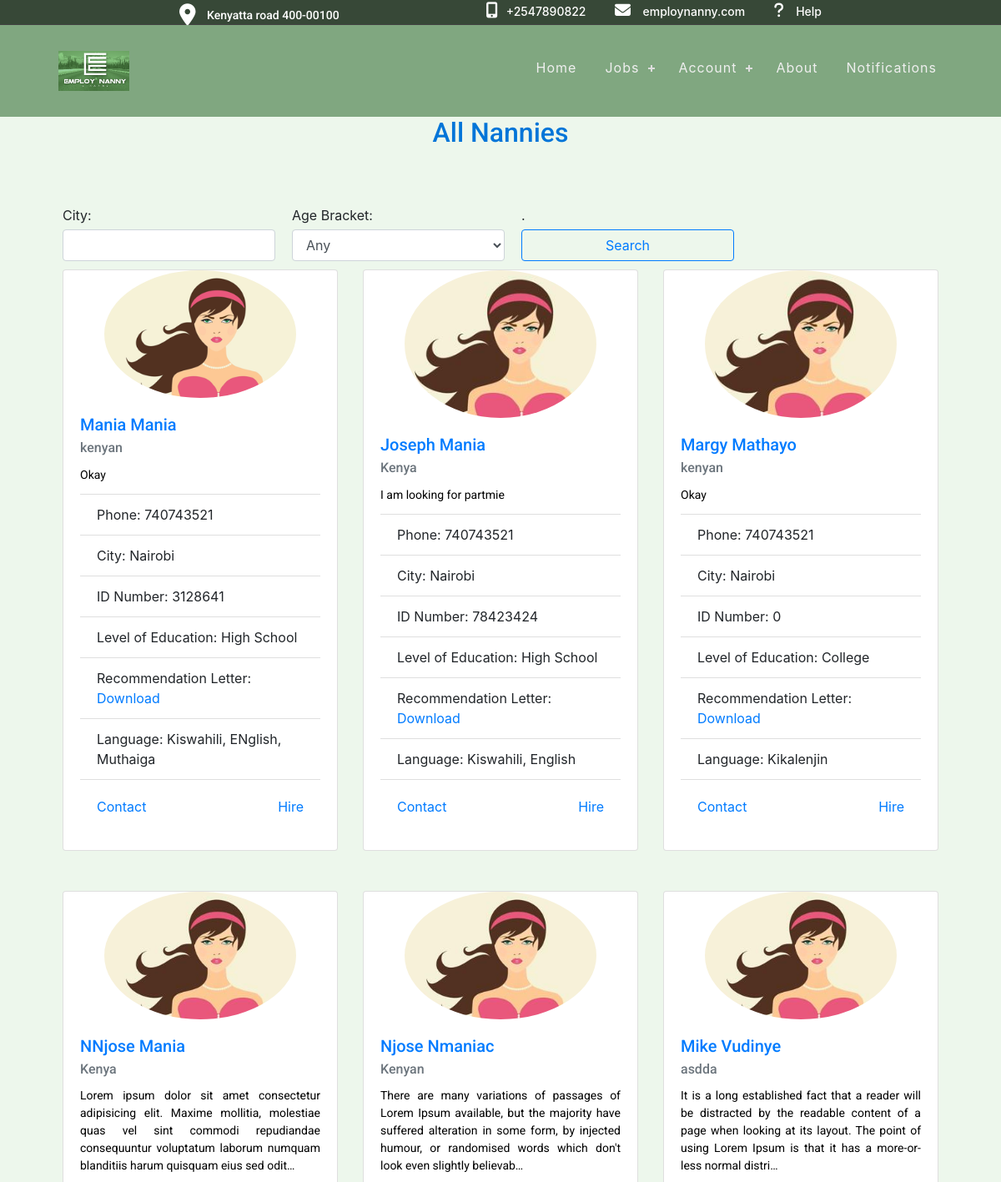
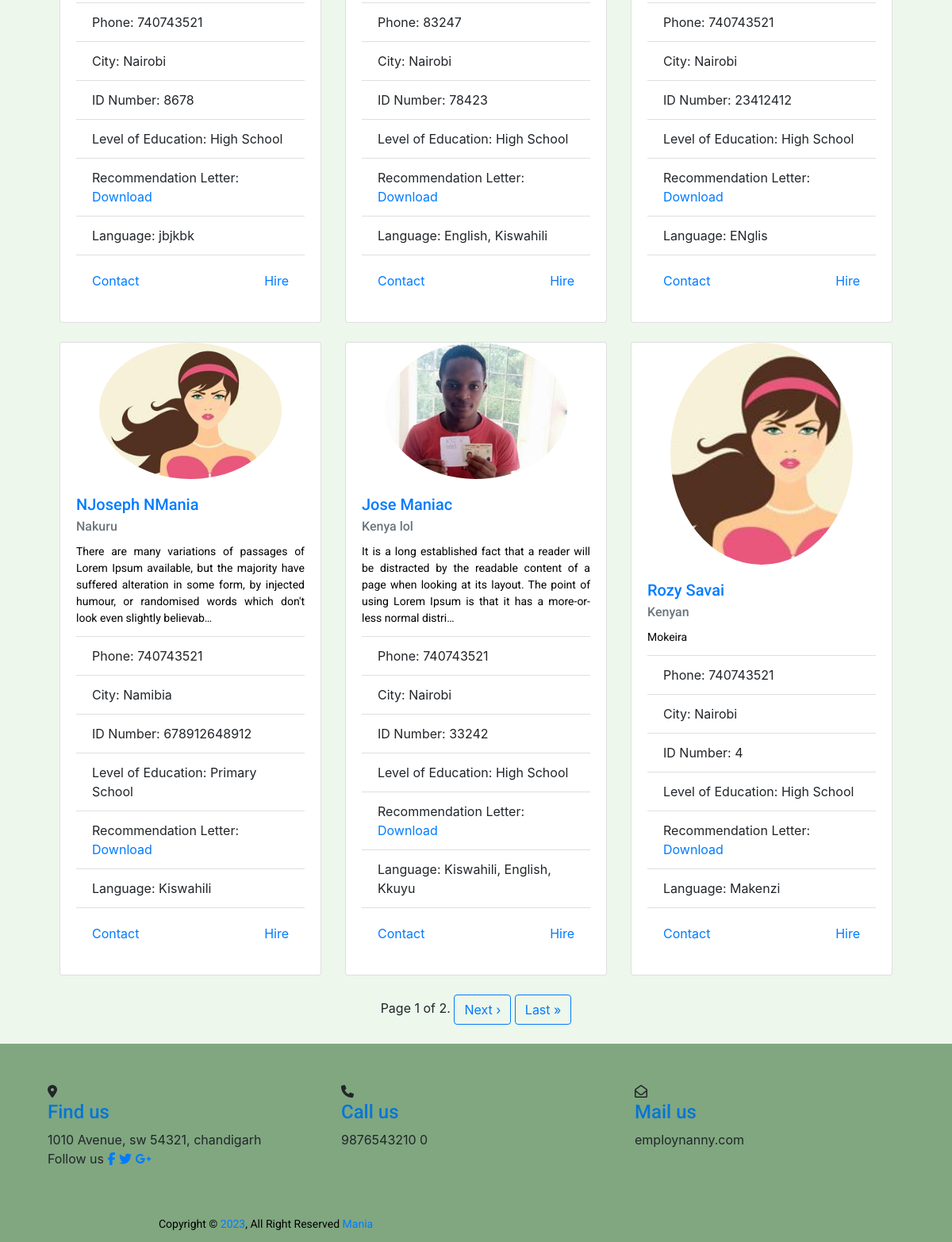
The page /nannies on the database its author committed (2 pictures, top to bottom).
### users/models.py (models this page shows, shortened)
class NannyDetails(models.Model):
    user = models.OneToOneField(User, on_delete=models.CASCADE)
    first_name = models.CharField(max_length=100)
    last_name = models.CharField(max_length=100)
    phone = models.IntegerField(default=0)
    city = models.CharField(max_length=100)
    address = models.CharField(max_length=200)
    id_number = models.IntegerField(default=0)
    level_of_education = models.CharField(
        max_length=100, choices=HIGHEST_LEVEL_EDUCATION)
    recommendation_letter = models.FileField(
        upload_to='recommendations/', null=True, blank=True)
    id_front_image = models.ImageField(
        upload_to='id_images/', default=0)
    id_back_image = models.ImageField(
        upload_to='id_images/', default=0)
    good_conduct_certificate = models.FileField(
        upload_to='good_conduct/', null=True, blank=True)
    nationality = models.CharField(max_length=100, choices=NATIONALITY_CHOICES)
    availability = models.CharField(
        max_length=100, choices=AVAILABILITY_CHOICES)
    language = models.CharField(max_length=200)
    date_joined = models.DateTimeField(auto_now_add=True)
    years_of_experience = models.IntegerField(default=0)
    age_bracket = models.CharField(
        max_length=100, choices=AGE_GROUP_CHOICES, default="N/A")
    description = models.TextField(blank=True)
    image = models.ImageField(
        default='default.jpg', upload_to='nanny_profile_pics')

### jobapp/views.py (the view)
# urls.py: path("nannies", views.show_all_nannies, name="nannies"),
def show_all_nannies(request):
    city_query = request.GET.get('city', '')
    age_query = request.GET.get('age')
    if city_query and age_query:
        nannies = NannyDetails.objects.filter(
            city__icontains=city_query, age_bracket=age_query).order_by("-date_joined")
    elif city_query:
        nannies = NannyDetails.objects.filter(
            city__icontains=city_query).order_by("-date_joined")
    elif age_query:
        nannies = NannyDetails.objects.filter(
            age_bracket=age_query).order_by("-date_joined")
    else:
        nannies = NannyDetails.objects.all().order_by("-date_joined")
    paginator = Paginator(nannies, 9)
    page_number = request.GET.get('page')
    page_obj = paginator.get_page(page_number)
    age_query_value = age_query if age_query else ''
    context = {
        "page_obj": page_obj,
        "city_query": city_query,
        "age_query": AGE_GROUP_CHOICES,  # add age choices to context
        "selected_age_query": age_query_value,  # add selected_age_query to context
    }
    return render(request, "jobapp/nannies_available.html", context)

### jobapp/templatetags/jobapp_tags.py (called while the page is built)
@register.filter(name='has_group')
def has_group(user, group_name):
    return user.groups.filter(name=group_name).exists()

### jobapp/templates/jobapp/nannies_available.html (shortened to what this page needs)
{% extends 'jobapp/base.html' %}
{% block content %}
<h2 class="text-center">All Nannies</h2>
<div class="container" style="max-width: 90%">
<form method="GET" >
  <div class="form-row">
    <div class="form-group col-md-3">
      <label for="city">City:</label>
      <input type="text" class="form-control" id="city" name="city" value="{{ city_query }}">
    </div>
    <div class="form-group col-md-3">
      <label for="age">Age Bracket:</label>
      <select class="form-control" id="age" name="age">
        <option value="">Any</option>
      </select>
    </div>
    <div class="form-group col-md-3">
        <label for="age">.</label>
      <button type="submit" class="btn btn-outline-primary btn-block">Search</button>
    </div>
  </div>
</form>
  <div class="row justify-content-center mb-4 px-6">
    {% for nanny in page_obj %}
      <div class="col-md-4 mb-4">
        <div class="card h-100">
          <img class="card-img-top img-fluid nanny-image" src="{{ nanny.image.url }}" alt="Profile picture">
          <div class="card-body">
            <h5 class="card-title"><a href="{% url 'nanny_profile' nanny.id %}">{{ nanny.first_name }} {{ nanny.last_name }}</a></h5>
            <h6 class="card-subtitle mb-2 text-muted">{{ nanny.nationality }}</h6>
            <p class="card-text">{{ nanny.description|truncatechars:200 }}</p>
            <ul class="list-group list-group-flush">
              <li class="list-group-item">Phone: {{ nanny.phone }}</li>
              <li class="list-group-item">City: {{ nanny.city }}</li>
              <li class="list-group-item">ID Number: {{ nanny.id_number }}</li>
              <li class="list-group-item">Level of Education: {{ nanny.get_level_of_education_display }}</li>
              <li class="list-group-item">Recommendation Letter: {% if nanny.recommendation_letter %}<a href="{{ nanny.recommendation_letter.url }}">Download</a>{% else %}N/A{% endif %}</li>
              <li class="list-group-item">Language: {{ nanny.language }}</li>
            </ul>
            <div class="card-body d-flex justify-content-between align-items-end">
              <a href="#" class="card-link float-left">Contact</a>
              <a href="{% url 'direct_contract' nanny.id %}" class="card-link ml-auto">Hire</a>
            </div>
          </div>
        </div>
      </div>
      {% if forloop.counter|divisibleby:3 %}
        </div><div class="row justify-content-center">
      {% endif %}
    {% endfor %}
  </div>
</div>
{% if page_obj.has_other_pages %}
  <div class="pagination justify-content-center">
    <span class="step-links">
      <span class="current-page">
        Page {{ page_obj.number }} of {{ page_obj.paginator.num_pages }}.
      </span>
      {% if page_obj.has_next %}
        <a href="?page={{ page_obj.next_page_number }}" class="btn btn-outline-primary">Next &rsaquo;</a>
        <a href="?page={{ page_obj.paginator.num_pages }}" class="btn btn-outline-primary">Last &raquo;</a>
      {% endif %}
    </span>
  </div>
{% endif %}
{% endblock %}

### static/css/base.css (style rules this page uses)
p { color: black; font-family: 'Roboto', sans-serif; }
:root { --background-color: #ffffff; --text-color: #000000; }

### static/css/registration.css (style rules this page uses)
::placeholder { color: #969fa4; }
p { text-align: center; font-size: 14px; color: #090a09; margin: 12px 0; }
form { padding-top: 60px; }

### static/css/header.css (style rules this page uses)
h1, h2, h3, h4, h5 { color: #0275d8; font-family: 'Roboto', sans-serif; }
h6 { font-family: 'Roboto', sans-serif; }
a, a:hover, a:focus, a:active { text-decoration: none; outline: none; }
body { background-color: rgb(237, 247, 236); }
ul { margin: 0; padding: 0; list-style: none; }

### static/css/home.css (style rules this page uses)
img { width: 100%; }

### static/css/nannyDetails.css (style rules this page uses)
.container { margin-right: auto; margin-left: auto; max-width: 800px; }
.form-group { display: flex; flex-direction: column; margin-right: 10px; margin-bottom: 10px; width: 45%; }
.form-group:last-child { margin-right: 0; }
.row { display: flex; flex-wrap: wrap; }
label { margin-bottom: 5px; }

### static/css/aboutus.css (style rules this page uses)
p { text-align: justify; color: black }

### static/css/nanny.css (style rules this page uses)
.nanny-image { object-fit: cover; width: 70%; height: 40%; border-radius: 50%; margin-left: auto; margin-right: auto; }

### static/css/payment_home.css (style rules this page uses)
.d-flex { display: flex; }
.justify-content-center { justify-content: center; }

### rows shown on the page
NannyDetails: image (placeholder picture), first_name "Mania", last_name "Mania", nationality "kenyan", description "Okay", phone "740743521", city "Nairobi", id_number "3128641", level_of_education "High School", language "Kiswahili, ENglish, Muthaiga"
NannyDetails: image (placeholder picture), first_name "Joseph", last_name "Mania", nationality "Kenya", description "I am looking for partmie", phone "740743521", city "Nairobi", id_number "78423424", level_of_education "High School", language "Kiswahili, English"
NannyDetails: image (placeholder picture), first_name "Margy", last_name "Mathayo", nationality "kenyan", description "Okay", phone "740743521", city "Nairobi", id_number "0", level_of_education "College", language "Kikalenjin"
NannyDetails: image (placeholder picture), first_name "NNjose", last_name "Mania", nationality "Kenya", description "Lorem ipsum dolor sit amet consectetur adipisicing elit. Maxime mollitia, molestiae quas vel sint commodi repudiandae consequuntur voluptatum laborum numquam blanditiis harum quisquam eius sed odit…", phone "740743521", city "Nairobi", id_number "8678", level_of_education "High School", language "jbjkbk"
NannyDetails: image (placeholder picture), first_name "Njose", last_name "Nmaniac", nationality "Kenyan", description "There are many variations of passages of Lorem Ipsum available, but the majority have suffered alteration in some form, by injected humour, or randomised words which don't look even slightly believab…", phone "83247", city "Nairobi", id_number "78423", level_of_education "High School", language "English, Kiswahili"
NannyDetails: image (placeholder picture), first_name "Mike", last_name "Vudinye", nationality "asdda", description "It is a long established fact that a reader will be distracted by the readable content of a page when looking at its layout. The point of using Lorem Ipsum is that it has a more-or-less normal distri…", phone "740743521", city "Nairobi", id_number "23412412", level_of_education "High School", language "ENglis"
NannyDetails: image (placeholder picture), first_name "NJoseph", last_name "NMania", nationality "Nakuru", description "There are many variations of passages of Lorem Ipsum available, but the majority have suffered alteration in some form, by injected humour, or randomised words which don't look even slightly believab…", phone "740743521", city "Namibia", id_number "678912648912", level_of_education "Primary School", language "Kiswahili"
NannyDetails: image (picture), first_name "Jose", last_name "Maniac", nationality "Kenya lol", description "It is a long established fact that a reader will be distracted by the readable content of a page when looking at its layout. The point of using Lorem Ipsum is that it has a more-or-less normal distri…", phone "740743521", city "Nairobi", id_number "33242", level_of_education "High School", language "Kiswahili, English, Kkuyu"
NannyDetails: image (placeholder picture), first_name "Rozy", last_name "Savai", nationality "Kenyan", description "Mokeira", phone "740743521", city "Nairobi", id_number "4", level_of_education "High School", language "Makenzi"

### other values the page prints
{{ page_obj.number }} "1"
{{ page_obj.paginator.num_pages }} "2"
